Frame 1 (no input): blank canvas, image omitted
Frame 60 (no input): blank canvas, image omitted
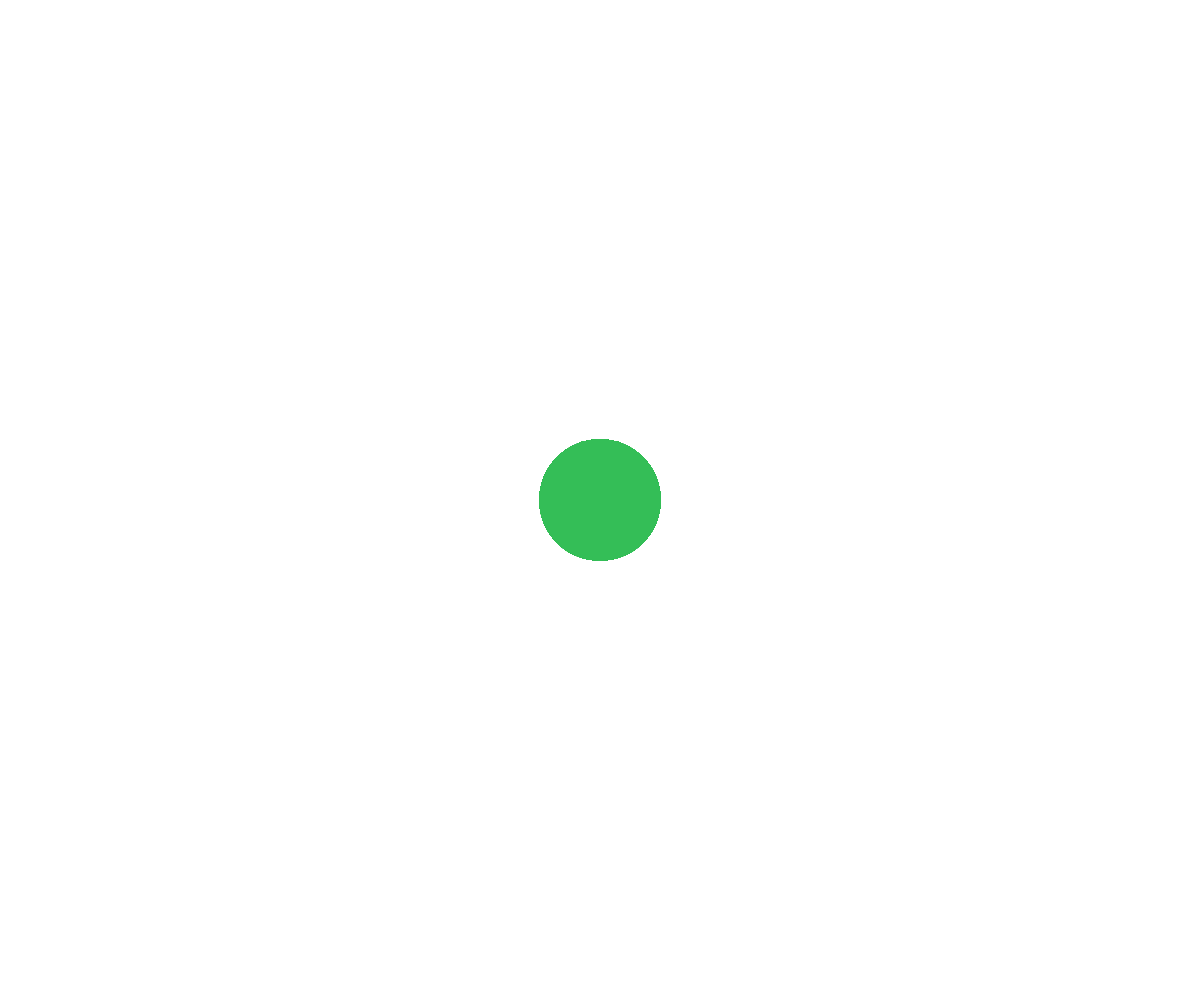
Frame 120 (the mouse pressed at the canvas centre since frame 60)

The p5.js sketch whose frames 1 and 60 were blank and that drew this single picture after the mouse press (run headless with seeded random() and noise() and a simulated clock; from frame 60 on, the mouse is pressed at the canvas centre):

// p5.js sketch
// ── sketch.js
// Array demo
// Nuha Maisara
// 18/10/22

let theCircles = [];

function setup() {
  createCanvas(windowWidth, windowHeight);
}

function draw() {
  displayCircles();
}

function mousePressed() {
  spawnCircle();
}

function displayCircles() {
  for (let i = 0; i < theCircles.length; i++) {
    noStroke();
    fill(theCircles[i].theColor);
    circle(theCircles[i].x, theCircles[i].y, theCircles[i].radius*2);
  }
}

function spawnCircle() {
  let thisCircle = {
    x: mouseX,
    y: mouseY,
    radius: random(25, 75),
    theColor: color(random(255), random(255), random(255), random(255)),
  };
  theCircles.push(thisCircle);
}
